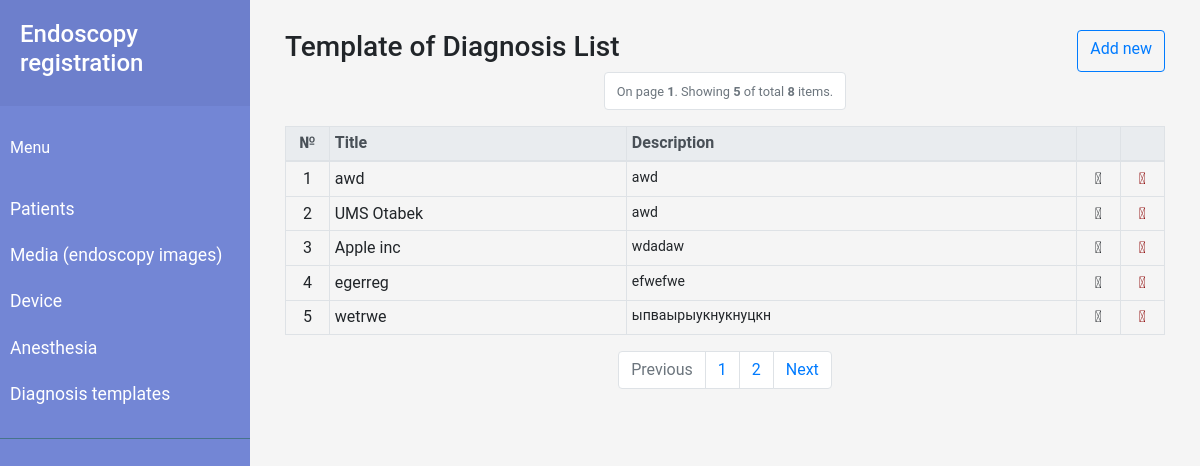
The page /templates/diagnosistemplate on the database its author committed.
### endostemplates/models.py (models this page shows, shortened)
class TemplateDiagnosis(models.Model):
    title       = models.CharField(max_length=255, blank=False)
    diagnosis   = models.TextField(blank=False)

### endostemplates/views.py (the view)
# urls.py: path('diagnosistemplate', views.TemplateDiagnosisView.as_view(), name='diagnosistemplate_page'),
class TemplateDiagnosisView(generic.ListView):
    template_name = 'diagnosis_list.html'
    paginate_by = 5
    def get_queryset(self):
        return TemplateDiagnosis.objects.all().order_by("-pk")

### endostemplates/templates/diagnosis_list.html (shortened to what this page needs)
{% extends 'base.html' %}
{% block content_list %}
<div class="col-12">
<div style="display: flex; justify-content: space-between; margin-top: 10px;">
    <p class="h3"> Template of Diagnosis List </p>
    <a href="{% url 'endostemplates:diagnosistemplate_new' %}" class="btn btn-outline-primary"> Add new </a>
</div>
<nav aria-label="Page navigation example">
    <ul class="pagination justify-content-center pagination">
        <li class="page-item disabled">
            <a class="page-link" href="#" tabindex="-1"><small>On page <strong>{{ page_obj.number }}</strong>. Showing <strong>{{ page_obj.object_list.count }}</strong> of total <strong>{{ page_obj.paginator.count }}</strong> items.</small></a>
        </li>
    </ul>
</nav>
    <table class="table table-bordered table-sm">
      <thead class="thead-light">
        <tr>
          <th scope="col" class="text-center">№</th>
          <th scope="col">Title</th>
          <th scope="col">Description</th>
          <th></th>
          <th></th>
        </tr>
      </thead>
      <tbody>
    {% for instance in object_list %}
        <tr>
             <td class="text-center" style="width: 5%;">{{ forloop.counter0|add:page_obj.start_index }}</td>
             <td> <a href='{% url 'endostemplates:diagnosistemplate_update' instance.id %}'>{{ instance.title }}</a> </td>
             <td style="font-size: 14px;"> {{ instance.diagnosis }} </td>
             <td style="text-align: center; width: 5%;"> <a href="{% url 'endostemplates:diagnosistemplate_update' instance.id %}"><i class="material-icons">&#xE254;</i></a> </td>
             <td style="text-align: center; width: 5%;"> <a href="{% url 'endostemplates:diagnosistemplate_delete' instance.id %}" style="color: darkred"><i class="material-icons">&#xE872;</i></a> </td>
        </tr>
    {% endfor %}
      </tbody>
    </table>
{% if is_paginated %}
<nav aria-label="Page navigation example">
    <ul class="pagination justify-content-center pagination">
        {% if page_obj.has_previous %}
          <!-- If it ain't a search result display, don't append the search query
               to the URL. -->
          {% if not search %}
          <li class="page-item">
              <a class="page-link" href="{% url 'endostemplates:diagnosistemplate_page' %}?page={{ page_obj.previous_page_number }}" tabindex="-1">Previous</a>
          </li>
          {% else %}
          <!-- Append the searched query to the URL, so that on a search results page,
               the pagination don't revert to listing all the listview items. -->
            <li class="page-item">
              <a class="page-link" href="{% url 'endostemplates:diagnosistemplate_page' %}?{{search}}&page={{ page_obj.previous_page_number }}" tabindex="-1">Previous</a>
          </li>
          {% endif %}
        {% else %}
        <li class="page-item disabled">
            <a class="page-link" href="#" tabindex="-1">Previous</a>
        </li>
        {% endif %}
        {% for object in page_obj.paginator.page_range %}
            <li class="page-item"><a class="page-link" href="{% url 'endostemplates:diagnosistemplate_page' %}?page={{ forloop.counter }}">{{ forloop.counter }}</a></li>
        {% endfor %}
        {% if page_obj.has_next %}
          {% if not search %}
          <li class="page-item">
              <a class="page-link" href="{% url 'endostemplates:diagnosistemplate_page' %}?page={{ page_obj.next_page_number }}">Next</a>
          </li>
          {% else %}
            <li class="page-item">
              <a class="page-link" href="{% url 'endostemplates:diagnosistemplate_page' %}?{{search}}&page={{ page_obj.next_page_number }}">Next</a>
          </li>
          {% endif %}
        {% else %}
        <li class="page-item disabled">
            <a class="page-link" href="#">Next</a>
        </li>
        {% endif %}
    </ul>
</nav>
{% endif %}
</div>
{% endblock %}

### static/css/style.css (style rules this page uses)
body { font-family: 'Roboto', sans-serif; background: #fafafa; }
a, a:hover, a:focus { color: inherit; text-decoration: none; transition: all 0.3s; }

### rows shown on the page
TemplateDiagnosis: title "awd", diagnosis "awd"
TemplateDiagnosis: title "UMS Otabek", diagnosis "awd"
TemplateDiagnosis: title "Apple inc", diagnosis "wdadaw"
TemplateDiagnosis: title "egerreg", diagnosis "efwefwe"
TemplateDiagnosis: title "wetrwe", diagnosis "ыпваырыукнукнуцкн"

### other values the page prints
{{ page_obj.number }} "1"
{{ page_obj.object_list.count }} "5"
{{ page_obj.paginator.count }} "8"
